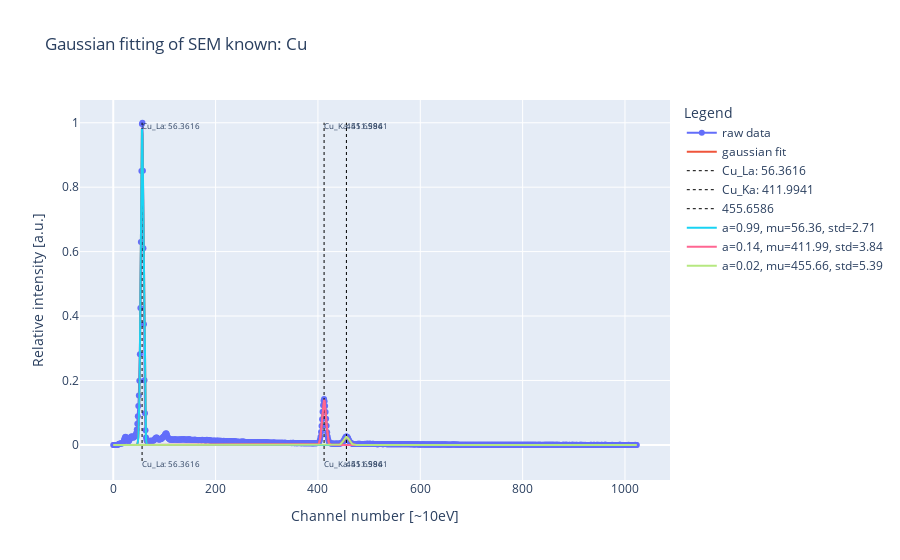

Here is the notebook cell this chart was saved with:
### Code cell
# plotting the raw data and the fitted gaussian, and optionally the peaks as stand-alone gaussians

fig_fit = plotly_plot(
    s["channel"],
    s["intensity"],
    y_fit=s["intensity_fit"],
    vlines=s["peaks_channel"],
    vlines_name=s["peaks_names"],
    title=f"Gaussian fitting of {s['name']}",
)

# # comment in/out the line below to add the fit of each peak as its own gaussian line
fig_fit = plotly_plot(
    x=s["channel"],
    fig=fig_fit,
    fit_params=s["fit_params"],
    title=f"Gaussian fitting of {s['name']}",
)

fig_fit.show()

print("Check if the fit of the specified peaks are good in the plot here")

### Figure 1 — Plotly figure (JSON) as saved in the notebook; plotly's stock layout.template omitted (floating-point values rounded to 4 significant figures; data arrays with more than 128 entries replaced by an {"elided": "..."} marker saying what was removed)
{"data": [{"mode": "lines+markers", "name": "raw data", "textfont": {"size": 8}, "type": "scatter", "x": {"elided": "1024 int values"}, "y": {"elided": "1024 float values"}}, {"mode": "lines", "name": "gaussian fit", "textfont": {"size": 8}, "type": "scatter", "x": {"elided": "1024 int values"}, "y": {"elided": "1024 float values"}}, {"line": {"dash": "dot", "width": 1}, "marker": {"color": "black"}, "mode": "lines+text", "name": "Cu_La: 56.3616", "text": ["Cu_La: 56.3616", "Cu_La: 56.3616"], "textfont": {"size": 8}, "textposition": "bottom right", "type": "scatter", "x": [56.36, 56.36], "y": [-0.05, 1]}, {"line": {"dash": "dot", "width": 1}, "marker": {"color": "black"}, "mode": "lines+text", "name": "Cu_Ka: 411.9941", "text": ["Cu_Ka: 411.9941", "Cu_Ka: 411.9941"], "textfont": {"size": 8}, "textposition": "bottom right", "type": "scatter", "x": [412.0, 412.0], "y": [-0.05, 1]}, {"line": {"dash": "dot", "width": 1}, "marker": {"color": "black"}, "mode": "lines+text", "name": "455.6586", "text": ["455.6586", "455.6586"], "textfont": {"size": 8}, "textposition": "bottom right", "type": "scatter", "x": [455.7, 455.7], "y": [-0.05, 1]}, {"mode": "lines", "name": "a=0.99, mu=56.36, std=2.71", "type": "scatter", "x": {"elided": "1024 int values"}, "y": {"elided": "1024 float values"}}, {"mode": "lines", "name": "a=0.14, mu=411.99, std=3.84", "type": "scatter", "x": {"elided": "1024 int values"}, "y": {"elided": "1024 float values"}}, {"mode": "lines", "name": "a=0.02, mu=455.66, std=5.39", "type": "scatter", "x": {"elided": "1024 int values"}, "y": {"elided": "1024 float values"}}], "layout": {"legend": {"title": {"text": "Legend"}}, "title": {"text": "Gaussian fitting of SEM known: Cu"}, "xaxis": {"title": {"text": "Channel number [~10eV]"}}, "yaxis": {"title": {"text": "Relative intensity [a.u.]"}}}}
